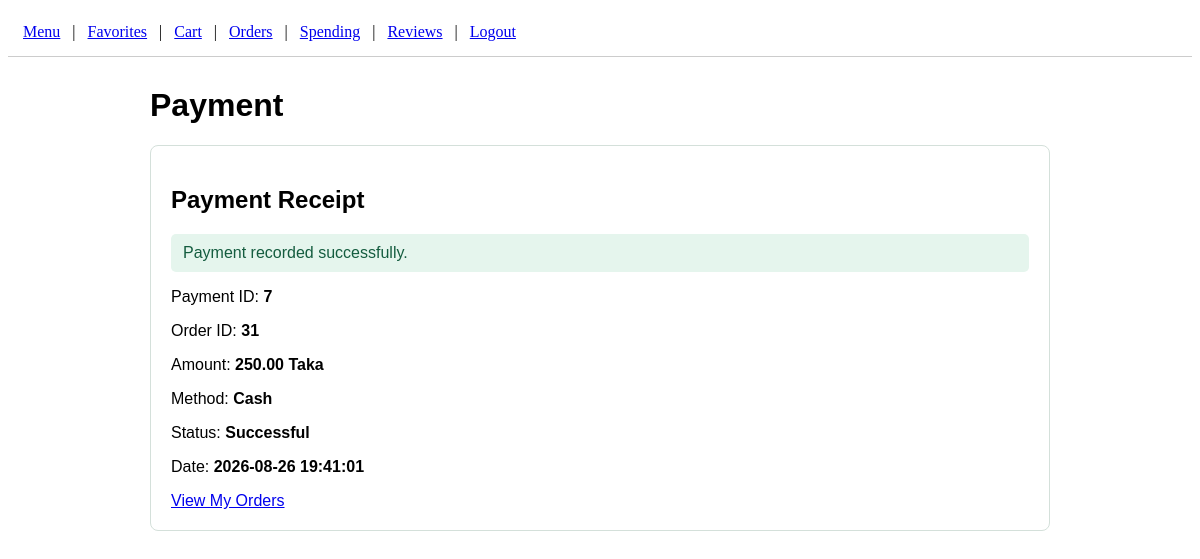
The page /Catering/payment.php?order_id=31 (signed in) on the database its author committed.
### tables this page shows
CREATE TABLE `orders` (
  `order_id` int(11) NOT NULL,
  `user_id` int(11) NOT NULL,
  `total_amount` decimal(10,2) NOT NULL,
  `order_date` timestamp NOT NULL DEFAULT current_timestamp()
);

CREATE TABLE `payment` (
  `payment_id` int(11) NOT NULL,
  `amount` decimal(10,2) NOT NULL,
  `payment_date` timestamp NOT NULL DEFAULT current_timestamp(),
  `payment_method` enum('Cash','Card','Mobile Banking') NOT NULL,
  `payment_status` enum('Pending','Successful','Failed') NOT NULL DEFAULT 'Pending'
);

### Catering/feature_helpers.php (called while the page is built, shortened)
<?php
function require_logged_in_user(): int
{
    return (int) $_SESSION["user_id"];
}
function escape_output(?string $value): string
{
    return htmlspecialchars($value ?? "", ENT_QUOTES, "UTF-8");
}
function format_money(float $amount): string
{
    return number_format($amount, 2) . " Taka";
}
?>

### Catering/payment.php (the view, shortened to what this page needs)
<?php
require "db.php";
require "feature_helpers.php";
$user_id = require_logged_in_user();
$order_id = 0;
if (isset($_SESSION["pending_order_id"])) {
    $order_id = (int) $_SESSION["pending_order_id"];
} elseif (isset($_GET["order_id"])) {
    $order_id = (int) $_GET["order_id"];
}
$order_sql = "
    SELECT
        orders.order_id,
        orders.total_amount,
        payment.payment_id,
        payment.payment_date,
        payment.payment_method,
        payment.payment_status
    FROM orders
    LEFT JOIN order_payment
        ON order_payment.order_id = orders.order_id
    LEFT JOIN payment
        ON payment.payment_id = order_payment.payment_id
    WHERE orders.order_id = ?
        AND orders.user_id = ?
";
$order_statement = mysqli_prepare($conn, $order_sql);
mysqli_stmt_bind_param($order_statement, "ii", $order_id, $user_id);
mysqli_stmt_execute($order_statement);
$order_result = mysqli_stmt_get_result($order_statement);
$order = mysqli_fetch_assoc($order_result);
?>
<!DOCTYPE html>
<html>
<head>
    <link rel="stylesheet" href="feature_style.css">
</head>
<body>
    <?php require "header.php"; ?>
    <main class="feature-container">
        <h1>Payment</h1>
        <?php if ($order["payment_id"]) { ?>
            <section class="feature-card">
                <h2>Payment Receipt</h2>
                <p class="feature-success">Payment recorded successfully.</p>
                <p>Payment ID: <strong><?php echo (int) $order["payment_id"]; ?></strong></p>
                <p>Order ID: <strong><?php echo (int) $order["order_id"]; ?></strong></p>
                <p>Amount: <strong><?php echo format_money((float) $order["total_amount"]); ?></strong></p>
                <p>Method: <strong><?php echo escape_output($order["payment_method"]); ?></strong></p>
                <p>Status: <strong><?php echo escape_output($order["payment_status"]); ?></strong></p>
                <p>Date: <strong><?php echo escape_output($order["payment_date"]); ?></strong></p>
                <a href="orders.php">View My Orders</a>
            </section>
        <?php } ?>
    </main>
</body>
</html>

### Catering/feature_style.css (style rules this page uses)
.feature-container { max-width: 900px; margin: 30px auto; padding: 0 20px; font-family: Arial, sans-serif; }
.feature-card { margin: 18px 0; padding: 20px; border: 1px solid #d4e0da; border-radius: 8px; background: #ffffff; }
.feature-success, .feature-error { padding: 10px 12px; border-radius: 5px; }
.feature-success { color: #145c3f; background: #e5f5ed; }

### rows shown on the page
orders: payment.payment_id "7", order_id "31", total_amount "250.00 Taka", payment.payment_method "Cash", payment.payment_status "Successful", payment.payment_date "2026-08-26 19:41:01"
